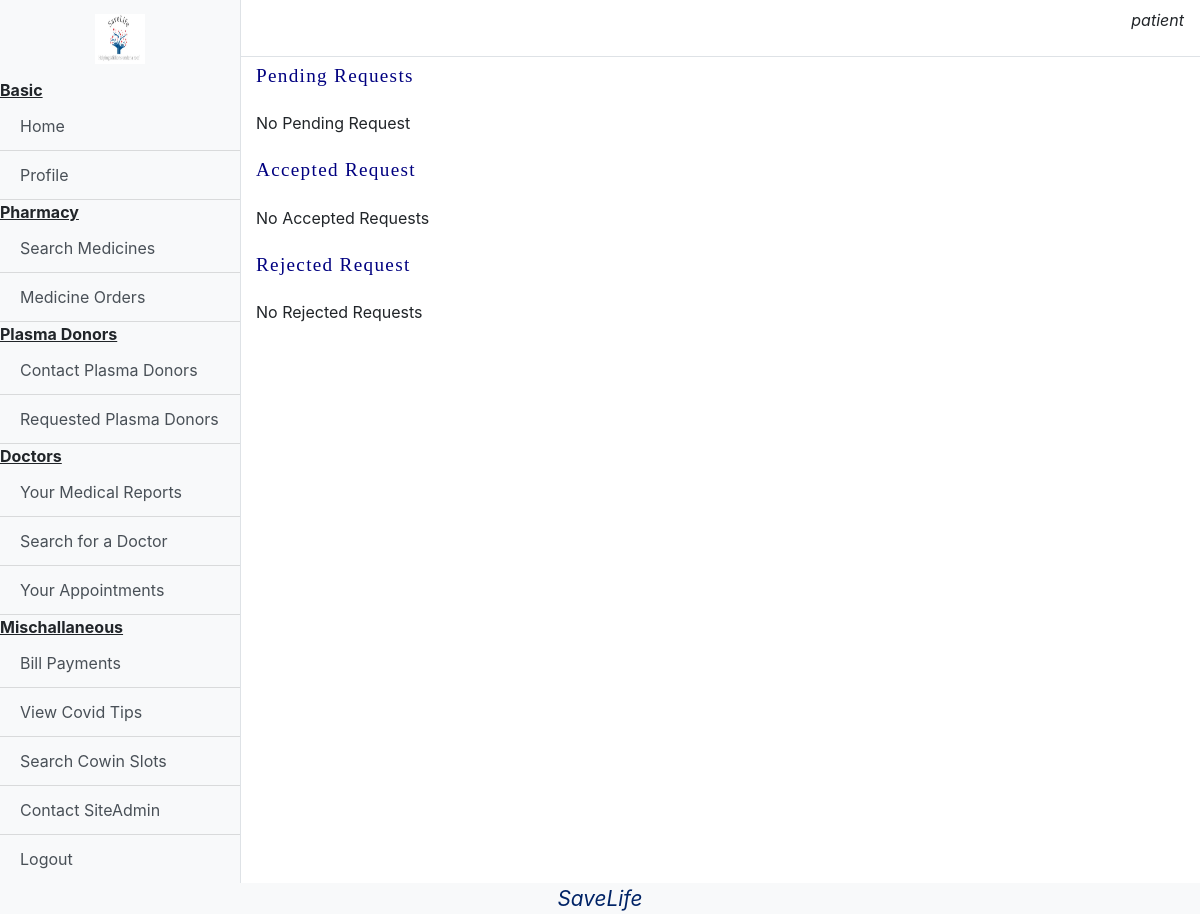
The page /patient/showDonorRequest (signed in) on the database as committed earlier.
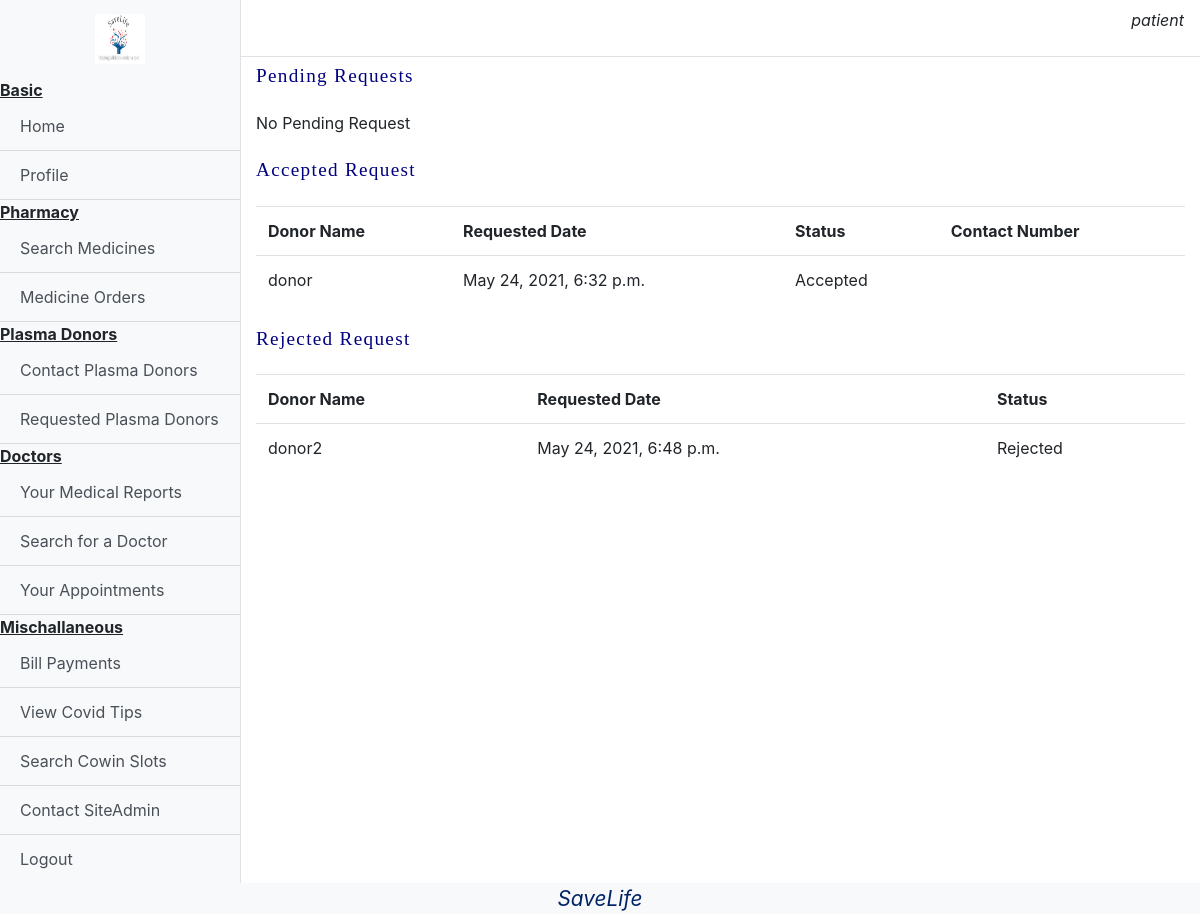
The same page on the database as committed later.
### donor/models.py (models this page shows)
class DonorRequest(models.Model):
    patient = models.ForeignKey(User,on_delete=models.CASCADE,related_name='patients')
    donor = models.ForeignKey(User,on_delete=models.CASCADE,related_name='donors')
    status = models.CharField(choices = (("Pending","Pending"),("Accepted","Accepted"),("Rejected","Rejected")),max_length=20,default="Pending")
    rdt = models.DateTimeField(auto_now_add=True)

### base/models.py (models this page shows, shortened)
class User(AbstractUser):
    type = models.CharField(max_length=10,choices=(("Patient","Patient"),("Doctor","Doctor"),("Donor","Donor"),("Pharmacy","Pharmacy")))

### patient/views.py (the view)
# urls.py: path('showDonorRequest',views.showDonorRequest,name="showDonorRequest")
def showDonorRequest(request):
    if request.user.type!="Patient":
        storage = messages.get_messages(request)
        storage.used = True
        messages.info(request,'Not Allowed. Please Re-Login')
        return redirect('/')
    pending = DonorRequest.objects.filter(patient=request.user,status="Pending")
    accepted = DonorRequest.objects.filter(patient=request.user,status="Accepted")
    rejected = DonorRequest.objects.filter(patient=request.user,status="Rejected")
    pl,al,rl = len(pending),len(accepted),len(rejected)
    print(pending)
    return render(request,"Patient/showDonorRequest.html",{'pending':pending,'accepted':accepted,'rejected':rejected,'pl':pl,'al':al,'rl':rl})

### templates/Patient/showDonorRequest.html (shortened to what this page needs)
{%extends "Patient/dashboard.html"%}
{%load static%}
{%block content%}
<link rel="stylesheet" href="{%static 'css/home.css'%}">
<p class="aboutText">Pending Requests</p>
{% if pl == 0%}
<p>No Pending Request</p>
{%endif%}
<p class="aboutText">Accepted Request</p>
{% if al == 0%}
<p>No Accepted Requests</p>
{%else%}
<table class="table">
    <tr>
        <th>Donor Name</th>
        <th>Requested Date</th>
        <th>Status</th>
        <th>Contact Number</th>
    </tr>
    {%for item in accepted%}
    <tr>
        <td>{{item.donor.first_name}}</td>
        <td>{{item.rdt}}</td>
        <td>{{item.status}}</td>
        <td>{{item.donor.profile.mobile}}</td>
    </tr>
    {%endfor%}
</table>
{%endif%}
<p class="aboutText">Rejected Request</p>
{% if rl == 0%}
<p>No Rejected Requests</p>
{%else%}
<table class="table">
    <tr>
        <th>Donor Name</th>
        <th>Requested Date</th>
        <th>Status</th>
    </tr>
    {%for item in rejected%}
    <tr>
        <td>{{item.donor.first_name}}</td>
        <td>{{item.rdt}}</td>
        <td>{{item.status}}</td>
    </tr>
    {%endfor%}
</table>
{%endif%}
{%endblock%}

Rows that differ between the two databases and show on the page:
added DonorRequest: donor.first_name "donor", rdt "May 24, 2021, 6:32 p.m.", status "Accepted"
added DonorRequest: donor.first_name "donor2", rdt "May 24, 2021, 6:48 p.m.", status "Rejected"
Other text that changed with them:
text no longer shown: "No Accepted Requests No Rejected Requests"
text now shown: "Donor Name Requested Date Status Contact Number Donor Name Requested Date Status"
